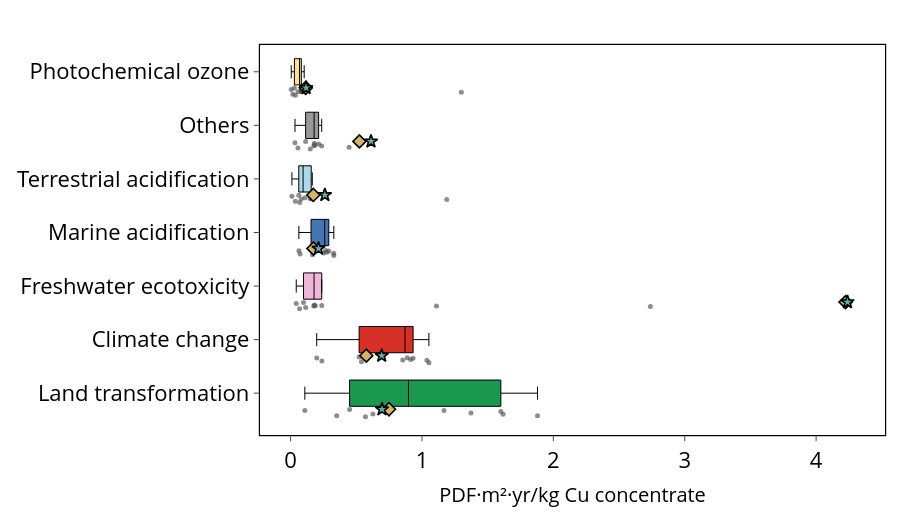

The code cell stored with this chart in its notebook:
### Code cell
plot_lcia_boxes_for_reference_product(
    df_eq_eiv,
    reference_product="Cu concentrate",
    yaxis_label="PDF·m²·yr/kg Cu concentrate",
    title="",
    output_html="results/Damages/boxplot_eq_cu_eiv.html",
    output_image="results/Damages/boxplot_eq_cu_eiv",
    image_format="pdf",
    **COMMON
)

plot_lcia_boxes_for_reference_product(
    df_eq_riv,
    reference_product="Cu concentrate",
    yaxis_label="PDF·m²·yr/kg Cu concentrate",
    title="",
    output_html="results/Damages/boxplot_eq_cu_riv.html",
    output_image="results/Damages/boxplot_eq_cu_riv",
    image_format="pdf",
    **COMMON
)

### Figure 1 — Plotly figure (JSON) as saved in the notebook; plotly's stock layout.template omitted (floating-point values rounded to 4 significant figures)
{"data": [{"boxpoints": "all", "fillcolor": "#1a9850", "hoverinfo": "text+x", "hovertext": ["Copper Mountain", "Gibraltar (Cu)", "Goldex (Cu)", "Highland Valley (Cu)", "Kidd Creek", "LaRonde (Cu)", "Mount Milligan", "Mount Polley", "New Afton", "Snow Lake (Cu)"], "jitter": 0.35, "line": {"color": "black", "width": 1}, "marker": {"color": "rgba(80,80,80,0.65)", "size": 5}, "orientation": "h", "showlegend": false, "x": [1.879, 1.168, 0.4489, 1.6, 0.3509, 0.5696, 1.373, 1.617, 0.6264, 0.1083], "y": [0, 0, 0, 0, 0, 0, 0, 0, 0, 0], "type": "box"}, {"boxpoints": "all", "fillcolor": "#d73027", "hoverinfo": "text+x", "hovertext": ["Copper Mountain", "Gibraltar (Cu)", "Goldex (Cu)", "Highland Valley (Cu)", "Kidd Creek", "LaRonde (Cu)", "Mount Milligan", "Mount Polley", "New Afton", "Snow Lake (Cu)"], "jitter": 0.35, "line": {"color": "black", "width": 1}, "marker": {"color": "rgba(80,80,80,0.65)", "size": 5}, "orientation": "h", "showlegend": false, "x": [1.053, 0.8878, 0.9136, 0.5394, 0.1989, 0.5217, 0.9324, 1.038, 0.2382, 0.8536], "y": [1, 1, 1, 1, 1, 1, 1, 1, 1, 1], "type": "box"}, {"boxpoints": "all", "fillcolor": "#f1b6da", "hoverinfo": "text+x", "hovertext": ["Copper Mountain", "Gibraltar (Cu)", "Goldex (Cu)", "Highland Valley (Cu)", "Kidd Creek", "LaRonde (Cu)", "Mount Milligan", "Mount Polley", "New Afton", "Snow Lake (Cu)"], "jitter": 0.35, "line": {"color": "black", "width": 1}, "marker": {"color": "rgba(80,80,80,0.65)", "size": 5}, "orientation": "h", "showlegend": false, "x": [1.111, 0.1883, 0.237, 0.06807, 0.1762, 0.09841, 2.738, 0.181, 0.04289, 0.1147], "y": [2, 2, 2, 2, 2, 2, 2, 2, 2, 2], "type": "box"}, {"boxpoints": "all", "fillcolor": "#4575b4", "hoverinfo": "text+x", "hovertext": ["Copper Mountain", "Gibraltar (Cu)", "Goldex (Cu)", "Highland Valley (Cu)", "Kidd Creek", "LaRonde (Cu)", "Mount Milligan", "Mount Polley", "New Afton", "Snow Lake (Cu)"], "jitter": 0.35, "line": {"color": "black", "width": 1}, "marker": {"color": "rgba(80,80,80,0.65)", "size": 5}, "orientation": "h", "showlegend": false, "x": [0.3291, 0.2765, 0.2674, 0.1673, 0.06305, 0.1555, 0.2906, 0.3278, 0.07229, 0.2517], "y": [3, 3, 3, 3, 3, 3, 3, 3, 3, 3], "type": "box"}, {"boxpoints": "all", "fillcolor": "#abd9e9", "hoverinfo": "text+x", "hovertext": ["Copper Mountain", "Gibraltar (Cu)", "Goldex (Cu)", "Highland Valley (Cu)", "Kidd Creek", "LaRonde (Cu)", "Mount Milligan", "Mount Polley", "New Afton", "Snow Lake (Cu)"], "jitter": 0.35, "line": {"color": "black", "width": 1}, "marker": {"color": "rgba(80,80,80,0.65)", "size": 5}, "orientation": "h", "showlegend": false, "x": [0.08046, 0.1094, 0.157, 0.0362, 0.06219, 0.1651, 0.06922, 1.189, 0.009964, 0.1492], "y": [4, 4, 4, 4, 4, 4, 4, 4, 4, 4], "type": "box"}, {"boxpoints": "all", "fillcolor": "#999999", "hoverinfo": "text+x", "hovertext": ["Copper Mountain", "Gibraltar (Cu)", "Goldex (Cu)", "Highland Valley (Cu)", "Kidd Creek", "LaRonde (Cu)", "Mount Milligan", "Mount Polley", "New Afton", "Snow Lake (Cu)"], "jitter": 0.35, "line": {"color": "black", "width": 1}, "marker": {"color": "rgba(80,80,80,0.65)", "size": 5}, "orientation": "h", "showlegend": false, "x": [0.1808, 0.1772, 0.2368, 0.1145, 0.03326, 0.1843, 0.2134, 0.4454, 0.05588, 0.1499], "y": [5, 5, 5, 5, 5, 5, 5, 5, 5, 5], "type": "box"}, {"boxpoints": "all", "fillcolor": "#fee090", "hoverinfo": "text+x", "hovertext": ["Copper Mountain", "Gibraltar (Cu)", "Goldex (Cu)", "Highland Valley (Cu)", "Kidd Creek", "LaRonde (Cu)", "Mount Milligan", "Mount Polley", "New Afton", "Snow Lake (Cu)"], "jitter": 0.35, "line": {"color": "black", "width": 1}, "marker": {"color": "rgba(80,80,80,0.65)", "size": 5}, "orientation": "h", "showlegend": false, "x": [0.08152, 0.08171, 0.02889, 0.0368, 0.08012, 0.1034, 0.05612, 1.3, 0.004918, 0.01685], "y": [6, 6, 6, 6, 6, 6, 6, 6, 6, 6], "type": "box"}, {"marker": {"color": "rgba(0,0,0,0)", "line": {"color": "black", "width": 1.5}, "size": 16, "symbol": "square"}, "mode": "markers", "name": "MetalliCan range", "showlegend": false, "x": [null], "y": [null], "type": "scatter"}, {"marker": {"color": "rgba(80,80,80,0.7)", "size": 10, "symbol": "circle"}, "mode": "markers", "name": "MetalliCan sites", "showlegend": false, "x": [null], "y": [null], "type": "scatter"}, {"marker": {"color": "#d8b365", "line": {"color": "black", "width": 1.6}, "size": 10, "symbol": "diamond"}, "mode": "markers", "name": "Ecoinvent", "showlegend": false, "x": [0.5762, 4.224, 0.7489, 0.1738, 0.5238, 0.1153, 0.1732], "y": [0.7, 1.7, -0.3, 2.7, 4.7, 5.7, 3.7], "type": "scatter"}, {"marker": {"color": "#5ab4ac", "line": {"color": "black", "width": 1.6}, "size": 10, "symbol": "star"}, "mode": "markers", "name": "Regioinvent", "showlegend": false, "x": [0.6935, 4.239, 0.6957, 0.2124, 0.6117, 0.1181, 0.2607], "y": [0.7, 1.7, -0.3, 2.7, 4.7, 5.7, 3.7], "type": "scatter"}], "layout": {"yaxis": {"tickmode": "array", "tickvals": [0, 1, 2, 3, 4, 5, 6], "ticktext": ["Land transformation", "Climate change", "Freshwater ecotoxicity", "Marine acidification", "Terrestrial acidification", "Others", "Photochemical ozone"], "tickfont": {"size": 22, "color": "black"}, "showgrid": false, "zeroline": false, "showline": true, "linecolor": "black", "linewidth": 1.2, "mirror": true, "ticks": "outside", "automargin": false}, "xaxis": {"title": {"text": "PDF·m²·yr/kg Cu concentrate", "font": {"size": 20, "color": "black"}}, "tickfont": {"size": 22, "color": "black"}, "showgrid": false, "zeroline": false, "showline": true, "linecolor": "black", "linewidth": 1.2, "mirror": true, "ticks": "outside", "automargin": false}, "title": {"text": "", "x": 0.5, "font": {"size": 18, "color": "black"}}, "showlegend": false, "margin": {"l": 260, "r": 15, "t": 45, "b": 85}, "width": 900, "height": 520, "plot_bgcolor": "white", "paper_bgcolor": "white"}}
